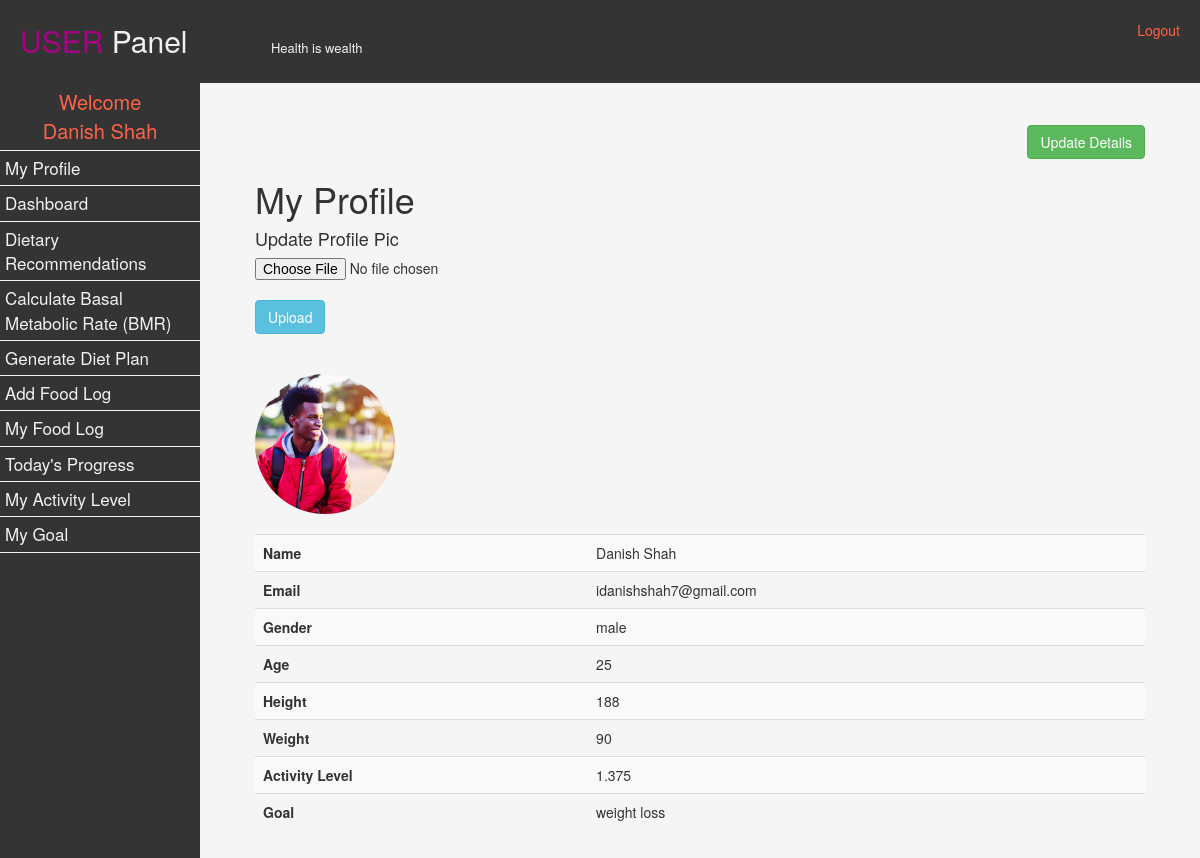
/user/profile.php (signed in), run on the app's committed database.
### tables this page shows
CREATE TABLE `users` (
  `id` bigint(20) NOT NULL,
  `name` varchar(30) DEFAULT NULL,
  `email` varchar(30) DEFAULT NULL,
  `age` int(20) DEFAULT NULL,
  `gender` varchar(10) NOT NULL,
  `status` varchar(20) DEFAULT 'active',
  `pass` varchar(20) DEFAULT NULL,
  `img` varchar(200) NOT NULL,
  `height` float NOT NULL,
  `weight` float NOT NULL,
  `TDEE` int(100) NOT NULL,
  `activityLevel` varchar(500) NOT NULL,
  `goal` varchar(20) NOT NULL
);

### user/profile.php (the view, shortened to what this page needs)
<!DOCTYPE html>
<html>
<head>
</head>
<body>
  <?php include('header.php'); ?>
  <?php include('menu.php'); ?>
  <div class="restsection">
    <div class="text-right"> <a class="btn btn-success" href="add-details.php">Update Details</a></div>
    <h1>My Profile </h1>
    <form method="post" enctype="multipart/form-data">
      <h4>Update Profile Pic</h4>
      <input type="file" name="filename"><br />
      <input type="submit" name="btn" class="btn btn-info" value="Upload">
    </form>
    <?php
    include("../admin/db.php");
    $res = mysqli_query($con, "select * from users where email='" . $_SESSION['loggedInUser'] . "'");
    $r = mysqli_fetch_assoc($res);
    if (empty($r['img'])) {
      $img = 'images/111.png';
    } else {
      $img = $r['img'];
    }
    ?>
    <br><br>
    <img src="<?php echo $img; ?> " style="width: 140px;" class="img-circle">
    <br><br>
    <table class="table table-striped ">
      <tr>
        <th>Name</th>
        <td> <?php echo $r['name']; ?></td>
      </tr>
      <tr>
        <th>Email</th>
        <td> <?php echo $r['email']; ?></td>
      </tr>
      <tr>
        <th>Gender</th>
        <td> <?php echo $r['gender']; ?></td>
      </tr>
      <tr>
        <th>Age</th>
        <td> <?php echo $r['age']; ?></td>
      </tr>
      <tr>
        <th>Height</th>
        <td> <?php echo $r['height']; ?></td>
      </tr>
      <tr>
        <th>Weight</th>
        <td> <?php echo $r['weight']; ?></td>
      </tr>
      <tr>
        <th>Activity Level</th>
        <td> <?php echo $r['activityLevel']; ?></td>
      </tr>
      <tr>
        <th>Goal</th>
        <td> <?php echo $r['goal']; ?></td>
      </tr>
    </table>
  </div>
</body>
</html>

### user/header.php (style rules this page uses)
body { margin: 0; background-color: white; font-family: 'Ubuntu', sans-serif; }

### user/profile.php (style rules this page uses)
.restsection { background-color: whitesmoke; padding: 55px; margin-left: 200px; margin-top: 70px; height: 1000px; }

### data on the page
users: img (picture), name "Danish Shah", email "idanishshah7@gmail.com", gender "male", age "25", height "188", weight "90", activityLevel "1.375", goal "weight loss"

### other printed values
$_SESSION['$name'] "Danish Shah"
